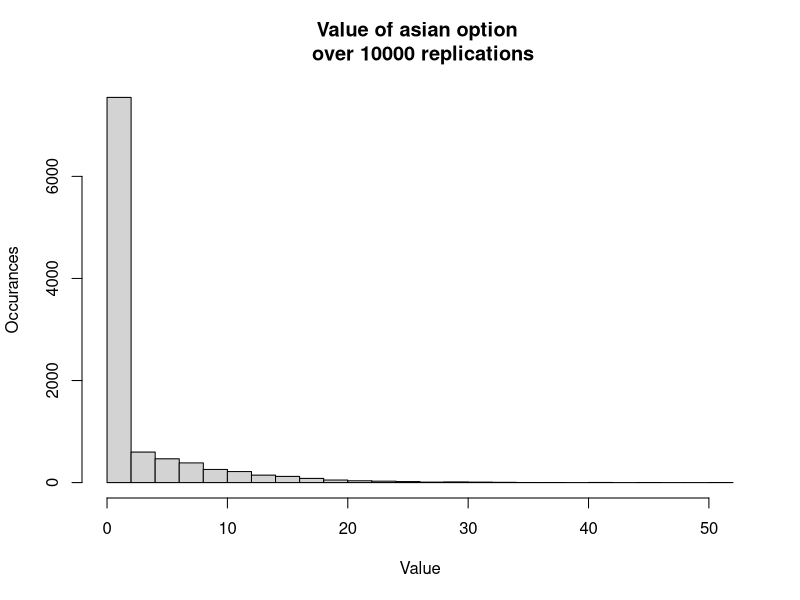

Write the R code that produced this figure.
# Simulating the Asian Option
# ===========================
#
# Here we consider estimating the value of an Asian option
#
# $$
# \nu = \E\left[ \mathrm{e}^{-rT} (\bar{X}(T) - K)^+ \right]
# $$
#
# as described in Sect.~\ref{sec:fe}, where the maturity is $T = 1$
# year, the risk-free interest rate is $r = 0.05$ and the strike price
# is $K = \$55$. The underlying asset has an initial value of $X(0) =
# \$50$ and the volitility is $\sigma^2 = (0.3)^2$.  Recall that the
# key quantity is
# $$
# \bar{X}(T) = \frac{1}{T}\int_0^T X(t)\, \D t
# $$
# the time average of a continuous-time, continuous-state geometric
# Brownian motion
# process which we cannot truely simulate on a digital computer.
# \index{geometric Brownian motion}
# Thus, we approximate it by dividing the
# interval $[0, T]$ into $m$ steps of size $\Delta t =
# T/m$ and using the discrete approximation
# $$
# \widehat{\bar{X}(T)} = \frac{1}{m}
# \sum_{i=1}^m X(i \Delta t) .
# $$
# This makes simulation possible, since
#
# $$
# X(t_{i+1}) = X(t_i) \exp\left\{\left( r - \frac{1}{2}\sigma^2
# \right)(t_{i+1}
# - t_i) + \sigma\sqrt{t_{i+1} - t_i} \, Z_{i+1} \right\}
# $$
#
# for any increasing sequence of times $\{t_0, t_1, \ldots, t_m\}$,
# where $Z_1, Z_2, \ldots, Z_m$ are i.i.d.\ $\mathrm{N}(0,1)$.
#
# Figure~\ref{fig:asian.sim} is VBASim code that uses $m=32$ steps in
# the approximation, and makes $10{,}000$ replications to estimate
# $\nu$. Discrete-event structure would slow execution without any
# obvious benefit, so a simple loop is used to advance time. The value
# of the option from each replication is written to Excel for
# post-simulation analysis.
#
# The estimated value of $\nu$ is \$2.20 with a relative error of just over 2\%
# (recall that the relative error is the standard error divided by the
# mean). As the histogram in Fig.~\ref{fig:AsianHistogram} shows, the
# option is frequently worthless (approximately 68\% of the time), but
# the average payoff, conditional on the payoff being positive, is
# approximately \$6.95.

#library(ggplot2)
library(foreach)
Asianoption <- function(interestrate, sigma, steps, initialValue,
                        strikePrice, maturity, aseed){
  #  Asian Options simulation
  set.seed(aseed)
  sumx = 0.0
  x = initialValue
  interval = maturity/steps
  sigma2 = (sigma*sigma)/2.0
  for (j in 1:steps){
    z = rnorm(1, 0, 1)
    x = x * exp((interestRate - sigma2) * interval +
                  sigma * sqrt(interval) * z)
    sumx = sumx + x
  }
  value = (exp(-interestRate * maturity) * 
             max(sumx / (steps) - strikePrice, 0))
  value
}

replications = 10000
initialSeed = 1234
maturity = 1.0
steps = 32
sigma = 0.3
interestRate = 0.05
initialValue = 50.0
strikePrice = 55.0
interval = maturity / steps

values <- c()
for (i in 1:replications){
  values <- c(values, Asianoption(interestRate, sigma, steps, initialValue,
                                  strikePrice, maturity, i + initialSeed))

}
print(mean(values))
print(sd(values)/sqrt(replications))  # standard error
print(sd(values)/sqrt(replications)/mean(values))  # relative error

hist(values, breaks=30, main="Value of asian option \n over 10000 replications",
     xlab="Value",ylab="Occurances")

positivepayoff = values[values>0]
print(mean(positivepayoff))
print(length(positivepayoff))
